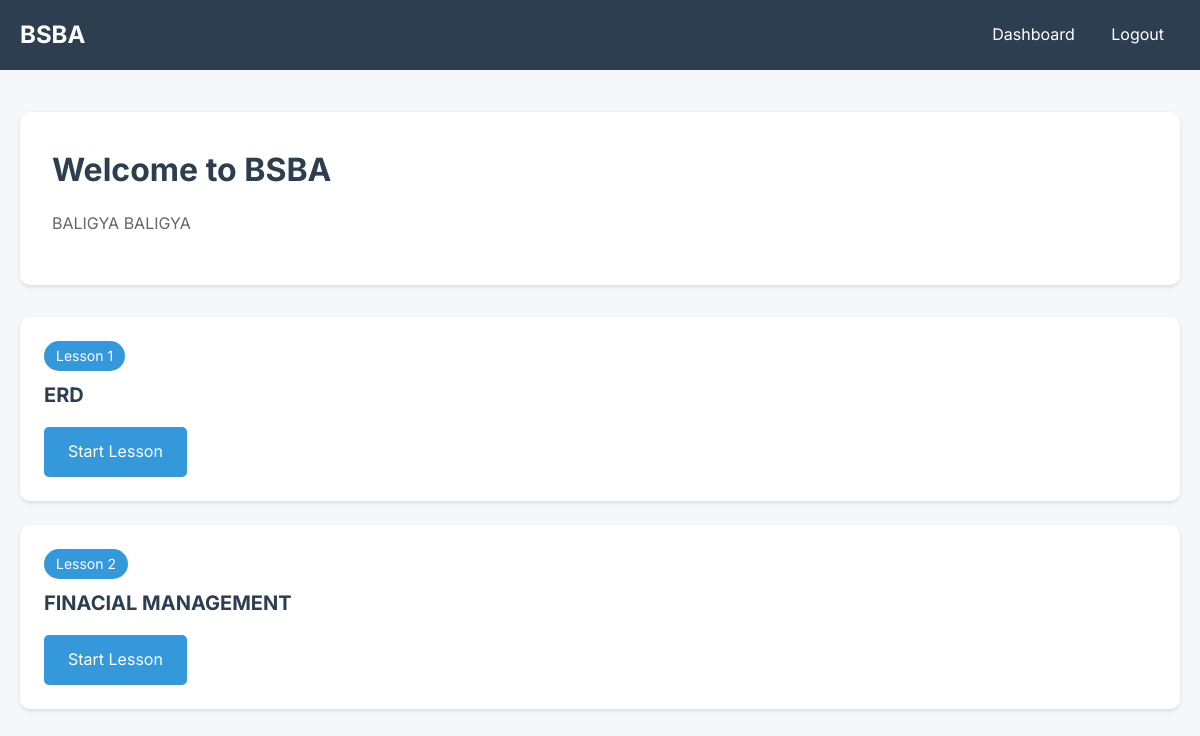
Screenshot of /view_course.php?id=2 (signed in) with the database file from the repository.
### tables this page shows
CREATE TABLE `courses` (
  `id` int(11) NOT NULL,
  `title` varchar(200) NOT NULL,
  `description` text DEFAULT NULL,
  `created_at` timestamp NOT NULL DEFAULT current_timestamp()
);

CREATE TABLE `lessons` (
  `id` int(11) NOT NULL,
  `course_id` int(11) DEFAULT NULL,
  `title` varchar(200) NOT NULL,
  `content` text DEFAULT NULL,
  `order_number` int(11) DEFAULT NULL,
  `created_at` timestamp NOT NULL DEFAULT current_timestamp()
);

### view_course.php (the view, shortened to what this page needs)
<?php
require_once 'config/database.php';
$course_id = $_GET['id'];
$course_sql = "SELECT * FROM courses WHERE id = ?";
$stmt = $conn->prepare($course_sql);
$stmt->bind_param("i", $course_id);
$stmt->execute();
$result = $stmt->get_result();
$course = $result->fetch_assoc();
$lessons_sql = "SELECT * FROM lessons WHERE course_id = ? ORDER BY order_number";
$stmt = $conn->prepare($lessons_sql);
$stmt->bind_param("i", $course_id);
$stmt->execute();
$lessons = $stmt->get_result();
?>
<!DOCTYPE html>
<html lang="en">
<head>
</head>
<body>
    <nav class="navbar">
        <div class="container">
            <div class="nav-content">
                <h1><?php echo htmlspecialchars($course['title']); ?></h1>
                <div class="nav-links">
                    <a href="dashboard.php">Dashboard</a>
                    <a href="logout.php">Logout</a>
                </div>
            </div>
        </div>
    </nav>
    <div class="main-content">
        <div class="container">
            <div class="course-header">
                <h2 class="course-title">Welcome to <?php echo htmlspecialchars($course['title']); ?></h2>
                <p class="course-description"><?php echo htmlspecialchars($course['description']); ?></p>
            </div>
            <?php if ($lessons->num_rows > 0) { ?>
                <div class="lessons-grid">
                    <?php
                    $lesson_number = 1;
                    while ($lesson = $lessons->fetch_assoc()) {
                    ?>
                        <div class="lesson-card">
                            <span class="lesson-number">Lesson <?php echo $lesson_number; ?></span>
                            <h3 class="lesson-title"><?php echo htmlspecialchars($lesson['title']); ?></h3>
                            <a href="lesson.php?id=<?php echo $lesson['id']; ?>" class="start-button">
                                Start Lesson
                            </a>
                        </div>
                    <?php
                        $lesson_number++;
                    }
                    ?>
                </div>
            <?php } ?>
        </div>
    </div>
</body>
</html>

### view_course.php (style rules this page uses)
* { margin: 0; padding: 0; box-sizing: border-box; }
body { font-family: 'Inter', sans-serif; line-height: 1.6; background-color: #f5f7fa; color: #333; }
.navbar { background: #2c3e50; color: white; padding: 1rem 0; position: fixed; width: 100%; top: 0; z-index: 100; }
.container { max-width: 1200px; margin: 0 auto; padding: 0 20px; }
.nav-content { display: flex; justify-content: space-between; align-items: center; }
.nav-links a { color: white; text-decoration: none; padding: 0.5rem 1rem; border-radius: 4px; transition: background 0.3s; }
.main-content { margin-top: 80px; padding: 2rem 0; }
.course-header { background: white; padding: 2rem; border-radius: 10px; box-shadow: 0 2px 4px rgba(0,0,0,0.1); margin-bottom: 2rem; }
.course-title { font-size: 2rem; color: #2c3e50; margin-bottom: 1rem; }
.course-description { color: #666; margin-bottom: 1rem; }
.lessons-grid { display: grid; gap: 1.5rem; }
.lesson-card { background: white; padding: 1.5rem; border-radius: 10px; box-shadow: 0 2px 4px rgba(0,0,0,0.1); transition: transform 0.3s ease; }
.lesson-title { font-size: 1.25rem; color: #2c3e50; margin-bottom: 1rem; }
.lesson-number { background: #3498db; color: white; padding: 0.25rem 0.75rem; border-radius: 15px; font-size: 0.875rem; margin-bottom: 0.5rem; display: inline-block; }
.start-button { display: inline-block; background: #3498db; color: white; padding: 0.75rem 1.5rem; border-radius: 5px; text-decoration: none; transition: background 0.3s; }

### rows the page displays
courses: title "BSBA", description "BALIGYA BALIGYA"
lessons: title "ERD"
lessons: title "FINACIAL MANAGEMENT"
